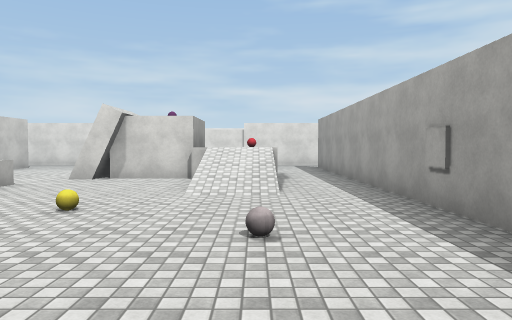
View 1 (above)

22 first-person views from a walk through a Unity game level. The camera is 1.5 m above the floor, tilts 2° down and sees 70° across. The floor is counted in squares, 2 m on a side. Each view is taken from the middle of a square. On the plan, view 1 faces up. The plan holds only what a view shows up to about 11 squares ahead; the rest is blank. The player character is not drawn. Surface patterns are stand-ins for the level's own textures.

View 2
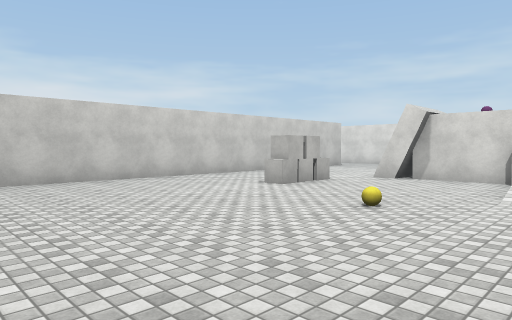

View 3
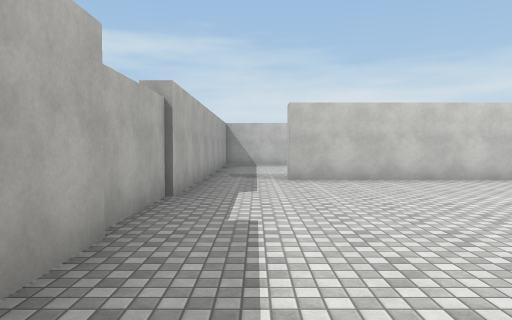

View 4
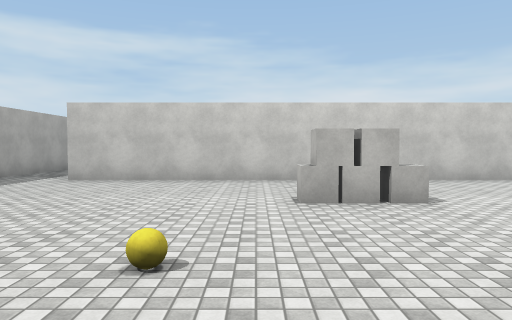

View 5
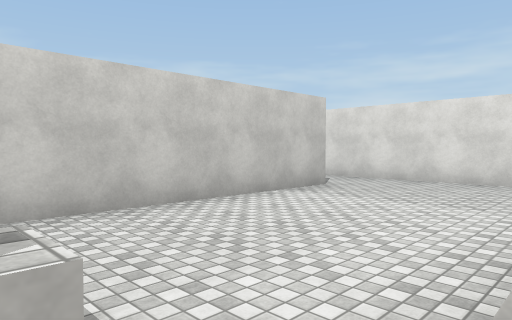

View 6
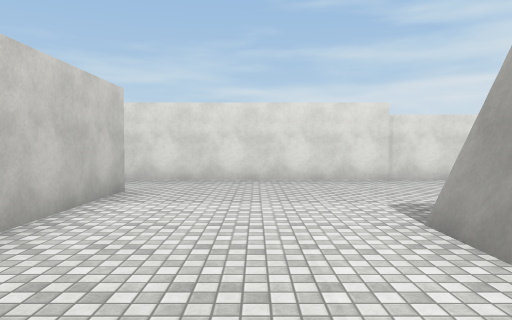

View 7
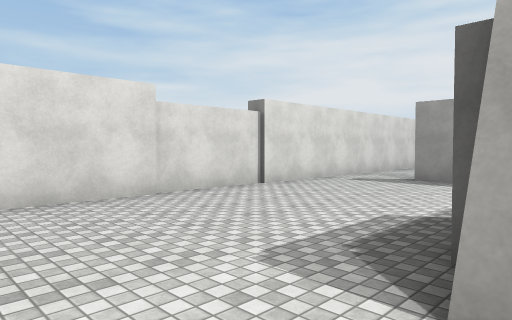

View 8
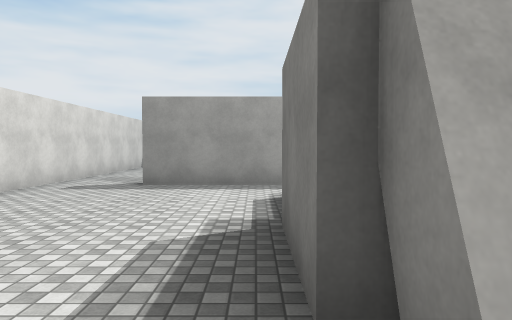

View 9
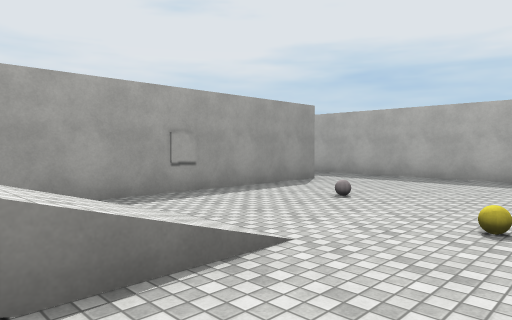

View 10
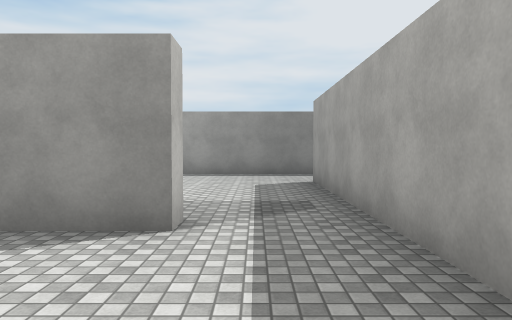

View 11
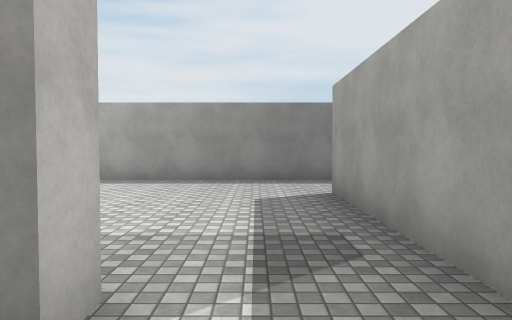

View 12
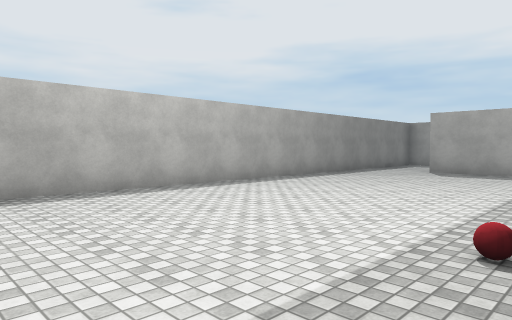

View 13
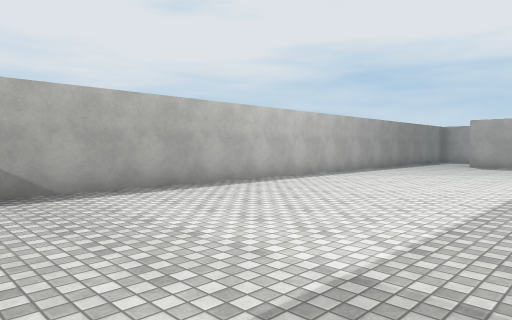

View 14
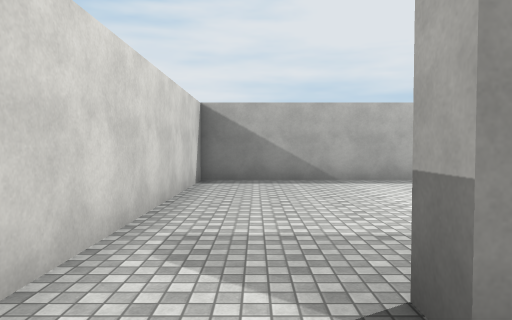

View 15
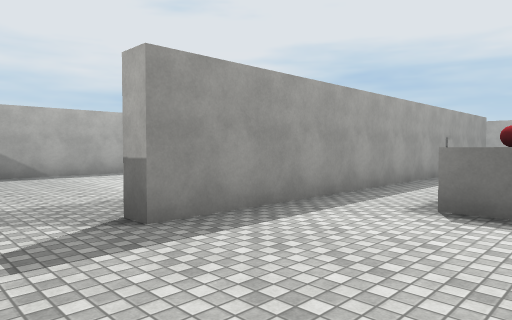

View 16
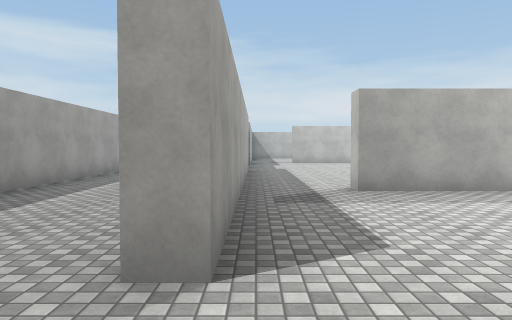

View 17
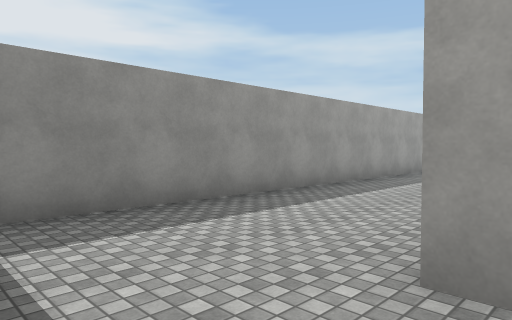

View 18
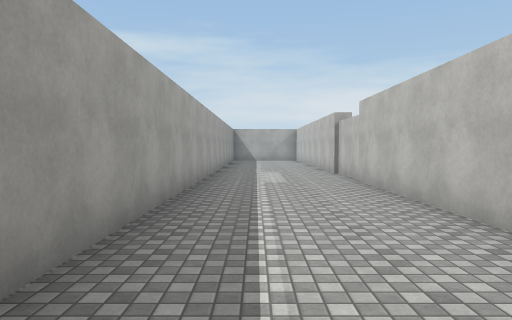

View 19
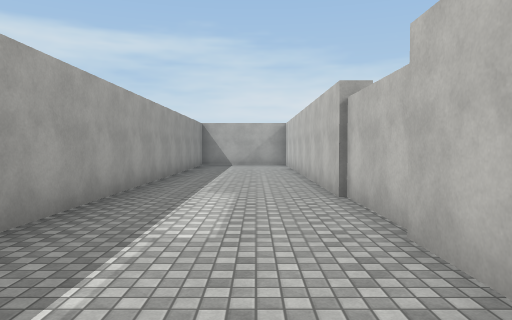

View 20
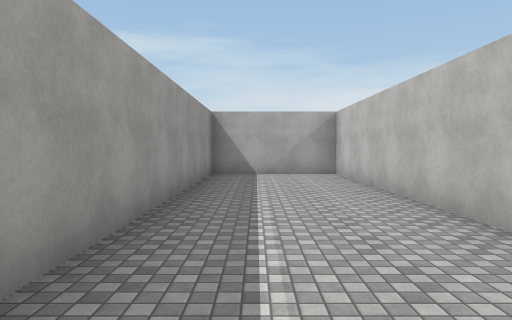

View 21
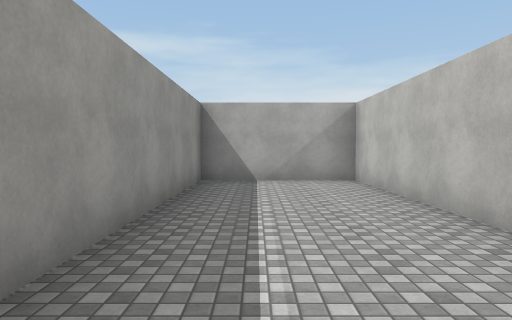

View 22
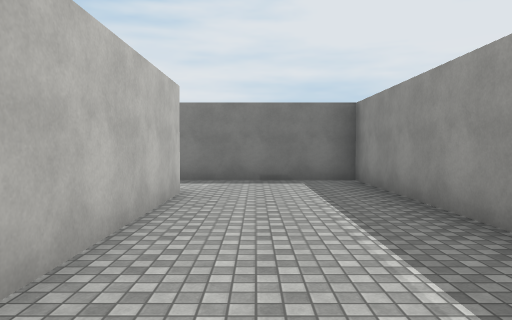

### Floor plan
Points are (right, up) in squares from view 1. A wall is a line through its corners. A room is listed if a view was taken in it or the views show most of it. See-through windows are left out.
Room 1 (views 1, 2, 3, 4, 5, 6, 7, 8, 9, 10, 11, 14, 15)
walls: (-3.4, 8.5) (-4.4, 8.5); (-4.1, 9.5) (-4.1, 10.5); (-1.5, 9.4) (-1.5, 8.8) (-3.5, 8.8); (-4.3, 10.5) (-3.5, 10.5); (-3.5, 10.7) (-1.5, 10.7); (2.2, 5.4) (2.2, 13.2); (-8.2, 13.2) (-8.2, 0.8); (-3, -1.3) (1.5, -1.3); (2.2, 0.7) (2.2, 3.6); (-8.4, -1.3) (-3.2, -1.3); (1.5, 15.2) (-8.6, 15.2)
low walls: (-4.3, 9.2) (-4.3, 10.5)
ways out: opening at (2, 0) to room 2; opening at (2, 14.5) to room 2; opening at (-9, 0); opening at (-9, 14.5)
objects: box (-5, 6); box (-5, 7); yellow ball (-2, 4); grey ball (0, 3)
Room 2 (views 12, 13, 16, 17, 18, 19, 20, 21, 22)
walls: (2.8, 3.5) (2.8, 0.7) (2.2, 0.7); (1.5, -1.3) (7, -1.3) (7, -1.7) (-3, -1.7); (-3.2, -1.7) (-15.2, -1.7) (-15.2, -5.2) (9.2, -5.2) (9.2, 15.2) (1.5, 15.2); (2.2, 13.2) (2.8, 13.2)
ways out: opening at (2, 0) to room 1; opening at (2, 14.5) to room 1
objects: red ball (4, 7)

Where each view was taken, in squares from view 1:
view 1: 0 up, 0 right, facing up
view 2: 0 up, 0 right, facing up-left
view 3: 0 up, 0 right, facing left
view 4: 5 up, 0 right, facing left
view 5: 7 up, 4 left, facing up-left
view 6: 7 up, 6 left, facing up
view 7: 10 up, 6 left, facing up-right
view 8: 11 up, 5 left, facing right
view 9: 8 up, 3 left, facing down-right
view 10: 0 up, 1 left, facing right
view 11: 0 up, 1 right, facing right
view 12: 10 up, 3 right, facing down-right
view 13: 14 up, 3 right, facing down-right
view 14: 14 up, 1 right, facing right
view 15: 15 up, 1 left, facing down-right
view 16: 1 down, 9 right, facing left
view 17: 1 down, 9 right, facing down-left
view 18: 4 down, 5 right, facing left
view 19: 3 down, 0 right, facing left
view 20: 4 down, 5 left, facing left
view 21: 4 down, 7 left, facing left
view 22: 3 down, 1 right, facing right
